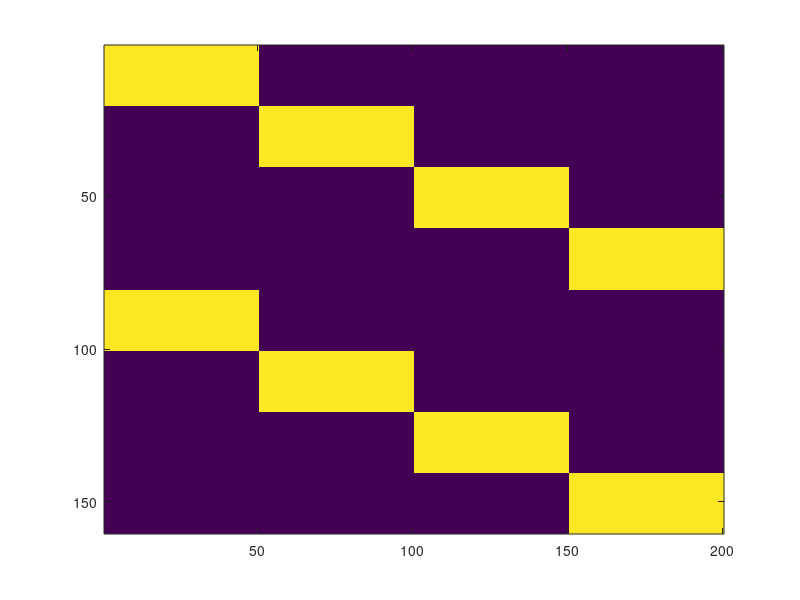

Write MATLAB code to recreate this figure. (Note: this script raises an error after producing the figure.)
clearvars;

%% create stimuli
% moving stim similar to the exp but 4 locations so that it is going to the
% right (net motion different from 0)
f1 = [ones(20,50) zeros(20,150)];
cycle4 = [f1; circshift(f1,50,2); circshift(f1,100,2); circshift(f1,150,2)];
stim = repmat(cycle4,2,1);
figure;imagesc(stim)

%% get the filters (general)
[left_1, left_2, right_1, right_2, dx, dt] = createFilters;

%% next steps depend on stim
% Step 3a: Define the space and time dimensions of the stimulus
% SPACE: x_stim is a row vector to hold sampled x-positions of the space.
stim_width=4;  %half width in degrees, gives 8 degrees total
x_stim=-stim_width:dx:round(stim_width-dx);

% TIME: t_stim is a col vector to hold sampled time intervals of the space
stim_dur=1.6;    %total duration of the stimulus in seconds
t_stim=(0:dt:round(stim_dur-dt))';


% Step 3c: convolve

% Rightward responses
resp_right_1=conv2(stim,right_1,'valid');
resp_right_2=conv2(stim,right_2,'valid');

% Leftward responses
resp_left_1=conv2(stim,left_1,'valid');
resp_left_2=conv2(stim,left_2,'valid');
%--------------------------------------------------------------------------
%         STEP 4: Square the filter output
%--------------------------------------------------------------------------
resp_left_1 = resp_left_1.^2;
resp_left_2 = resp_left_2.^2;
resp_right_1 = resp_right_1.^2;
resp_right_2 = resp_right_2.^2;
%--------------------------------------------------------------------------
%         STEP 5: Normalise the filter output
%--------------------------------------------------------------------------
% Calc left and right energy
energy_right= resp_right_1 + resp_right_2;
energy_left= resp_left_1 + resp_left_2;

%%%%% Calc total energy
total_energy = sum(sum(energy_right))+sum(sum(energy_left));

% Normalise each directional o/p by total output
RR1 = sum(sum(resp_right_1))/total_energy;
RR2 = sum(sum(resp_right_2))/total_energy;
LR1 = sum(sum(resp_left_1))/total_energy;
LR2 = sum(sum(resp_left_2))/total_energy;

%         STEP 6: Sum the paired filters in each direction
right_Total = RR1+RR2;
left_Total = LR1+LR2;
%         STEP 7: Calculate net energy as the R-L difference
motion_energy = right_Total - left_Total;

% Plot the stimulus
figure; 
subplot(2,1,1);
imagesc(stim); 
colormap(gray);
axis off
caxis([0 1.0]);
axis equal
title('Stimulus');

% Plot the output:
%   Generate motion contrast matrix
energy_opponent = energy_right - energy_left; % L-R difference matrix
[xv yv] = size(energy_left); % Get the size of the response matrix
energy_flicker = total_energy/(xv * yv); % A value for average total energy

% Re-scale (normalize) each pixel in the L-R matrix using average energy.
motion_contrast = energy_opponent/energy_flicker;

% Plot, scaling by max L or R value
mc_max = max(max(motion_contrast));
mc_min = min(min(motion_contrast));
if (abs(mc_max) > abs(mc_min))
    peak = abs(mc_max);
else
    peak = abs(mc_min);
end

subplot(2,1,2);
imagesc(motion_contrast); 
colormap(gray);
axis off
caxis([-peak peak]); colorbar;
axis equal
title('Normalised Motion Energy');

saveas(gcf,'realMotion.png','png' );

save('sumReal.mat','energy_flicker','motion_energy','total_energy')

